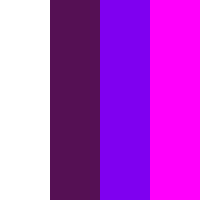
Frame 1 (no input)
Frame 60 (the mouse pressed at the canvas centre just before this capture): identical to frame 1, image omitted
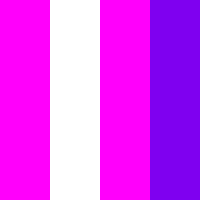
Frame 120 (the mouse held since frame 60 and released just before this capture)

The Processing sketch that drew these frames (run headless with seeded random() and noise(); from frame 60 on, the mouse is pressed at the canvas centre):

// Processing sketch: processing_85947
// ── processing_85947.pde

void setup()
{size(200,200);}
void draw(){
background(#FF00FB);
noStroke();
fill(#551054);
if (mouseX<width/2){
rect(0,0,150, height);
}else{
rect(50,0,50, height);
}

fill(0);
if (mouseX<width/8){
rect(200,0,100, height);
}else{
rect(150,0,50, height);
}


fill(255);
if (mouseX<width/4){
rect(0,0,50, height);
}else{
rect(50,0,50, height);
}


fill(#7F00F0);
if (mouseX<width/8){
rect(100,0,50, height);
}else{
rect(150,0,50, height);
}
}
